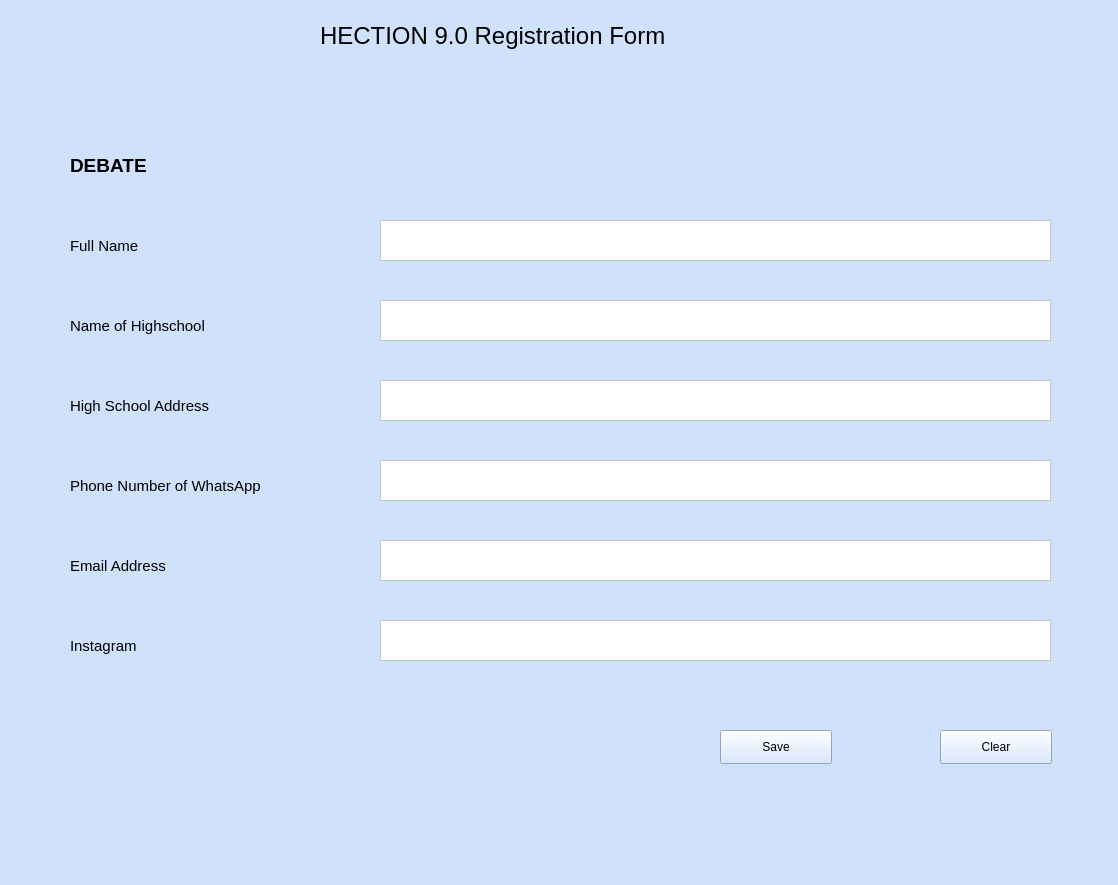
<?xml version="1.0" encoding="UTF-8"?>
<ui version="4.0">
 <class>DEBATE</class>
 <widget class="QWidget" name="DEBATE">
  <property name="geometry">
   <rect>
    <x>0</x>
    <y>0</y>
    <width>1118</width>
    <height>885</height>
   </rect>
  </property>
  <property name="windowTitle">
   <string>Form</string>
  </property>
  <property name="styleSheet">
   <string notr="true">background-color: rgb(208, 225, 252);</string>
  </property>
  <widget class="QLabel" name="label_7">
   <property name="geometry">
    <rect>
     <x>70</x>
     <y>630</y>
     <width>291</width>
     <height>31</height>
    </rect>
   </property>
   <property name="font">
    <font>
     <pointsize>11</pointsize>
    </font>
   </property>
   <property name="styleSheet">
    <string notr="true"/>
   </property>
   <property name="text">
    <string>Instagram</string>
   </property>
  </widget>
  <widget class="QLabel" name="label_5">
   <property name="geometry">
    <rect>
     <x>70</x>
     <y>470</y>
     <width>291</width>
     <height>31</height>
    </rect>
   </property>
   <property name="font">
    <font>
     <pointsize>11</pointsize>
    </font>
   </property>
   <property name="styleSheet">
    <string notr="true"/>
   </property>
   <property name="text">
    <string>Phone Number of WhatsApp</string>
   </property>
  </widget>
  <widget class="QPushButton" name="Save">
   <property name="geometry">
    <rect>
     <x>720</x>
     <y>730</y>
     <width>112</width>
     <height>34</height>
    </rect>
   </property>
   <property name="text">
    <string>Save</string>
   </property>
  </widget>
  <widget class="QPlainTextEdit" name="plainTextEdit_3">
   <property name="geometry">
    <rect>
     <x>380</x>
     <y>380</y>
     <width>671</width>
     <height>41</height>
    </rect>
   </property>
   <property name="styleSheet">
    <string notr="true">background-color: rgb(255, 255, 255);</string>
   </property>
  </widget>
  <widget class="QLabel" name="label_6">
   <property name="geometry">
    <rect>
     <x>70</x>
     <y>550</y>
     <width>291</width>
     <height>31</height>
    </rect>
   </property>
   <property name="font">
    <font>
     <pointsize>11</pointsize>
    </font>
   </property>
   <property name="styleSheet">
    <string notr="true"/>
   </property>
   <property name="text">
    <string>Email Address</string>
   </property>
  </widget>
  <widget class="QPlainTextEdit" name="plainTextEdit">
   <property name="geometry">
    <rect>
     <x>380</x>
     <y>220</y>
     <width>671</width>
     <height>41</height>
    </rect>
   </property>
   <property name="styleSheet">
    <string notr="true">background-color: rgb(255, 255, 255);</string>
   </property>
  </widget>
  <widget class="QPlainTextEdit" name="plainTextEdit_2">
   <property name="geometry">
    <rect>
     <x>380</x>
     <y>300</y>
     <width>671</width>
     <height>41</height>
    </rect>
   </property>
   <property name="styleSheet">
    <string notr="true">background-color: rgb(255, 255, 255);</string>
   </property>
  </widget>
  <widget class="QPlainTextEdit" name="plainTextEdit_6">
   <property name="geometry">
    <rect>
     <x>380</x>
     <y>620</y>
     <width>671</width>
     <height>41</height>
    </rect>
   </property>
   <property name="styleSheet">
    <string notr="true">background-color: rgb(255, 255, 255);</string>
   </property>
  </widget>
  <widget class="QPlainTextEdit" name="plainTextEdit_5">
   <property name="geometry">
    <rect>
     <x>380</x>
     <y>540</y>
     <width>671</width>
     <height>41</height>
    </rect>
   </property>
   <property name="styleSheet">
    <string notr="true">background-color: rgb(255, 255, 255);</string>
   </property>
  </widget>
  <widget class="QLabel" name="label_2">
   <property name="geometry">
    <rect>
     <x>70</x>
     <y>230</y>
     <width>151</width>
     <height>31</height>
    </rect>
   </property>
   <property name="font">
    <font>
     <pointsize>11</pointsize>
    </font>
   </property>
   <property name="styleSheet">
    <string notr="true"/>
   </property>
   <property name="text">
    <string>Full Name</string>
   </property>
  </widget>
  <widget class="QPlainTextEdit" name="plainTextEdit_4">
   <property name="geometry">
    <rect>
     <x>380</x>
     <y>460</y>
     <width>671</width>
     <height>41</height>
    </rect>
   </property>
   <property name="styleSheet">
    <string notr="true">background-color: rgb(255, 255, 255);</string>
   </property>
  </widget>
  <widget class="QPushButton" name="Clear">
   <property name="geometry">
    <rect>
     <x>940</x>
     <y>730</y>
     <width>112</width>
     <height>34</height>
    </rect>
   </property>
   <property name="text">
    <string>Clear</string>
   </property>
  </widget>
  <widget class="QLabel" name="label">
   <property name="geometry">
    <rect>
     <x>320</x>
     <y>10</y>
     <width>511</width>
     <height>51</height>
    </rect>
   </property>
   <property name="font">
    <font>
     <pointsize>18</pointsize>
    </font>
   </property>
   <property name="text">
    <string>HECTION 9.0 Registration Form</string>
   </property>
  </widget>
  <widget class="QLabel" name="label_4">
   <property name="geometry">
    <rect>
     <x>70</x>
     <y>390</y>
     <width>211</width>
     <height>31</height>
    </rect>
   </property>
   <property name="font">
    <font>
     <pointsize>11</pointsize>
    </font>
   </property>
   <property name="styleSheet">
    <string notr="true"/>
   </property>
   <property name="text">
    <string>High School Address</string>
   </property>
  </widget>
  <widget class="QLabel" name="label_3">
   <property name="geometry">
    <rect>
     <x>70</x>
     <y>310</y>
     <width>211</width>
     <height>31</height>
    </rect>
   </property>
   <property name="font">
    <font>
     <pointsize>11</pointsize>
    </font>
   </property>
   <property name="styleSheet">
    <string notr="true"/>
   </property>
   <property name="text">
    <string>Name of Highschool</string>
   </property>
  </widget>
  <widget class="QLabel" name="label_8">
   <property name="geometry">
    <rect>
     <x>70</x>
     <y>150</y>
     <width>151</width>
     <height>31</height>
    </rect>
   </property>
   <property name="font">
    <font>
     <pointsize>14</pointsize>
     <weight>75</weight>
     <bold>true</bold>
    </font>
   </property>
   <property name="styleSheet">
    <string notr="true"/>
   </property>
   <property name="text">
    <string>DEBATE</string>
   </property>
  </widget>
 </widget>
 <resources/>
 <connections/>
</ui>
